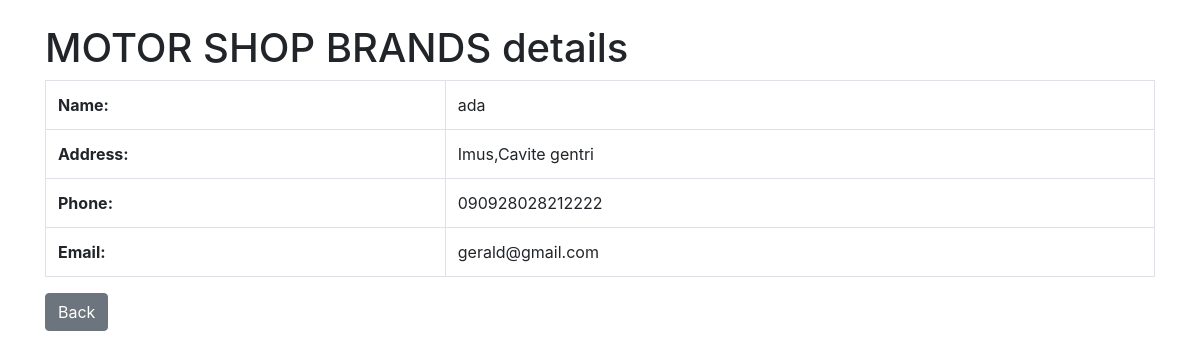
Screenshot of /view.php?id=22 with the database file from the repository.
### tables this page shows
CREATE TABLE IF NOT EXISTS `restaurants` (
  `babershop_id` int(11) NOT NULL AUTO_INCREMENT,
  `name` varchar(255) NOT NULL,
  `address` varchar(255) NOT NULL,
  `phone_number` varchar(15) DEFAULT NULL,
  `email` varchar(255) NOT NULL,
  `added_by` int(11) DEFAULT NULL,
  `last_updated` timestamp NULL DEFAULT current_timestamp(),
  PRIMARY KEY (`babershop_id`),
  UNIQUE KEY `email` (`email`)
);

### view.php (the view, shortened to what this page needs)
<?php
require 'db.php';
if (isset($_GET['id'])) {
    $id = $_GET['id'];
    $stmt = $pdo->prepare("SELECT * FROM restaurants WHERE babershop_id = ?");
    $stmt->execute([$id]);
    $restaurant = $stmt->fetch();
}
?>
<!DOCTYPE html>
<html lang="en">
<head>
    <link rel="stylesheet" href="https://stackpath.bootstrapcdn.com/bootstrap/4.5.2/css/bootstrap.min.css">
</head>
<body>
<div class="container mt-4">
    <h1>MOTOR SHOP BRANDS details</h1>
    <table class="table table-bordered">
        <tr>
            <th>Name:</th>
            <td><?php echo $restaurant['name']; ?></td>
        </tr>
        <tr>
            <th>Address:</th>
            <td><?php echo $restaurant['address']; ?></td>
        </tr>
        <tr>
            <th>Phone:</th>
            <td><?php echo $restaurant['phone_number']; ?></td>
        </tr>
        <tr>
            <th>Email:</th>
            <td><?php echo $restaurant['email']; ?></td>
        </tr>
    </table>
    <a href="index.php" class="btn btn-secondary">Back</a>
</div>
</body>
</html>

### rows the page displays
restaurants: name "ada", address "Imus,Cavite gentri", phone_number "090928028212222", email "gerald@gmail.com"
